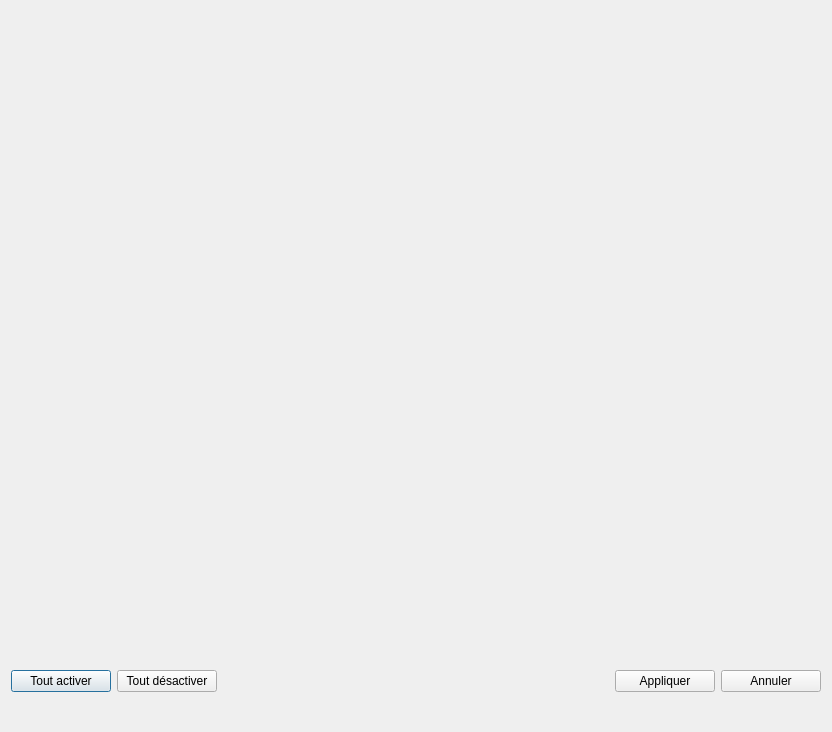
<?xml version="1.0" encoding="UTF-8"?>
<ui version="4.0">
 <class>DDMZones</class>
 <widget class="QDialog" name="DDMZones">
  <property name="geometry">
   <rect>
    <x>0</x>
    <y>0</y>
    <width>822</width>
    <height>732</height>
   </rect>
  </property>
  <property name="windowTitle">
   <string>Définir les zones pour la détection de mouvement</string>
  </property>
  <layout class="QVBoxLayout" name="verticalLayout">
   <item>
    <spacer name="horizontalSpacer_4">
     <property name="orientation">
      <enum>Qt::Horizontal</enum>
     </property>
     <property name="sizeType">
      <enum>QSizePolicy::Fixed</enum>
     </property>
     <property name="sizeHint" stdset="0">
      <size>
       <width>810</width>
       <height>20</height>
      </size>
     </property>
    </spacer>
   </item>
   <item>
    <layout class="QHBoxLayout" name="horizontalLayoutWidget_2">
     <item>
      <spacer name="verticalSpacer">
       <property name="orientation">
        <enum>Qt::Vertical</enum>
       </property>
       <property name="sizeType">
        <enum>QSizePolicy::Fixed</enum>
       </property>
       <property name="sizeHint" stdset="0">
        <size>
         <width>20</width>
         <height>610</height>
        </size>
       </property>
      </spacer>
     </item>
    </layout>
   </item>
   <item>
    <layout class="QHBoxLayout" name="horizontalLayout_2">
     <item>
      <widget class="QPushButton" name="pushButtonActiverTout">
       <property name="minimumSize">
        <size>
         <width>100</width>
         <height>0</height>
        </size>
       </property>
       <property name="text">
        <string>Tout activer</string>
       </property>
      </widget>
     </item>
     <item>
      <widget class="QPushButton" name="pushButtonDesactiverTout">
       <property name="minimumSize">
        <size>
         <width>100</width>
         <height>0</height>
        </size>
       </property>
       <property name="text">
        <string>Tout désactiver</string>
       </property>
      </widget>
     </item>
     <item>
      <spacer name="horizontalSpacer_6">
       <property name="orientation">
        <enum>Qt::Horizontal</enum>
       </property>
       <property name="sizeHint" stdset="0">
        <size>
         <width>40</width>
         <height>20</height>
        </size>
       </property>
      </spacer>
     </item>
     <item>
      <widget class="QPushButton" name="pushButtonDDMZonesAppliquer">
       <property name="minimumSize">
        <size>
         <width>100</width>
         <height>0</height>
        </size>
       </property>
       <property name="text">
        <string>Appliquer</string>
       </property>
      </widget>
     </item>
     <item>
      <widget class="QPushButton" name="pushButtonDDMZonesAnnuler">
       <property name="minimumSize">
        <size>
         <width>100</width>
         <height>0</height>
        </size>
       </property>
       <property name="text">
        <string>Annuler</string>
       </property>
      </widget>
     </item>
    </layout>
   </item>
  </layout>
 </widget>
 <resources/>
 <connections/>
</ui>
